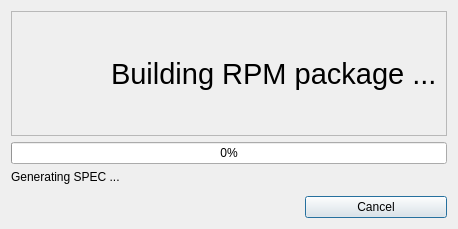
<?xml version="1.0" encoding="UTF-8"?>
<ui version="4.0">
 <class>Dialog</class>
 <widget class="QDialog" name="Dialog">
  <property name="geometry">
   <rect>
    <x>0</x>
    <y>0</y>
    <width>458</width>
    <height>229</height>
   </rect>
  </property>
  <property name="maximumSize">
   <size>
    <width>483</width>
    <height>300</height>
   </size>
  </property>
  <property name="windowTitle">
   <string>BlackPack</string>
  </property>
  <property name="windowIcon">
   <iconset>
    <normaloff>../../../../../../.designer/pixmaps/blackpack-logo.png</normaloff>../../../../../../.designer/pixmaps/blackpack-logo.png</iconset>
  </property>
  <layout class="QGridLayout" name="gridLayout">
   <item row="0" column="0" colspan="3">
    <widget class="QFrame" name="frame_2">
     <property name="frameShape">
      <enum>QFrame::StyledPanel</enum>
     </property>
     <property name="frameShadow">
      <enum>QFrame::Raised</enum>
     </property>
     <layout class="QGridLayout" name="gridLayout_3">
      <item row="0" column="0">
       <widget class="QLabel" name="label_2">
        <property name="sizePolicy">
         <sizepolicy hsizetype="Preferred" vsizetype="Preferred">
          <horstretch>101</horstretch>
          <verstretch>81</verstretch>
         </sizepolicy>
        </property>
        <property name="maximumSize">
         <size>
          <width>101</width>
          <height>81</height>
         </size>
        </property>
        <property name="text">
         <string/>
        </property>
        <property name="pixmap">
         <pixmap>../../../../../../.designer/pixmaps/blackpack-logo.png</pixmap>
        </property>
        <property name="scaledContents">
         <bool>true</bool>
        </property>
       </widget>
      </item>
      <item row="0" column="1">
       <widget class="QLabel" name="label">
        <property name="font">
         <font>
          <pointsize>22</pointsize>
         </font>
        </property>
        <property name="text">
         <string>Building RPM package ...</string>
        </property>
       </widget>
      </item>
     </layout>
    </widget>
   </item>
   <item row="1" column="0" colspan="3">
    <widget class="QProgressBar" name="progressBar">
     <property name="maximum">
      <number>200</number>
     </property>
     <property name="value">
      <number>0</number>
     </property>
     <property name="textVisible">
      <bool>true</bool>
     </property>
     <property name="orientation">
      <enum>Qt::Horizontal</enum>
     </property>
     <property name="invertedAppearance">
      <bool>false</bool>
     </property>
     <property name="format">
      <string>%p%</string>
     </property>
    </widget>
   </item>
   <item row="2" column="0" colspan="3">
    <widget class="QLabel" name="label_3">
     <property name="text">
      <string>Generating SPEC ...</string>
     </property>
    </widget>
   </item>
   <item row="3" column="0" colspan="3">
    <widget class="QWidget" name="widget" native="true"/>
   </item>
   <item row="4" column="0">
    <spacer name="horizontalSpacer">
     <property name="orientation">
      <enum>Qt::Horizontal</enum>
     </property>
     <property name="sizeHint" stdset="0">
      <size>
       <width>182</width>
       <height>20</height>
      </size>
     </property>
    </spacer>
   </item>
   <item row="4" column="1">
    <spacer name="horizontalSpacer_2">
     <property name="orientation">
      <enum>Qt::Horizontal</enum>
     </property>
     <property name="sizeHint" stdset="0">
      <size>
       <width>40</width>
       <height>20</height>
      </size>
     </property>
    </spacer>
   </item>
   <item row="4" column="2">
    <widget class="QPushButton" name="pushButton">
     <property name="minimumSize">
      <size>
       <width>142</width>
       <height>0</height>
      </size>
     </property>
     <property name="text">
      <string>Cancel</string>
     </property>
     <property name="icon">
      <iconset theme="application-exit">
       <normaloff>../../../../../../.designer/backup</normaloff>../../../../../../.designer/backup</iconset>
     </property>
    </widget>
   </item>
  </layout>
 </widget>
 <resources/>
 <connections/>
</ui>
